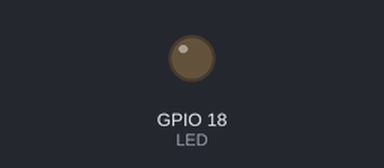
This sketch was run on a simulated ESP32. Shown: output pins drawn as LEDs (lit = HIGH).

Above: at 0.05 s.
At 4.0 s:
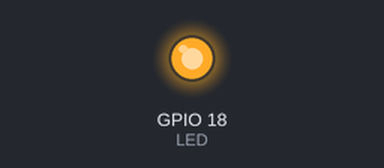
Timing chart, 0 to 5.2 s (numbered marks = the images above):
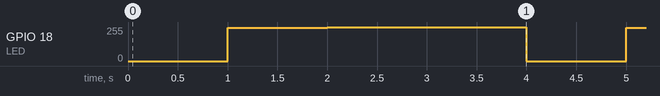

Measured:
- by itself, GPIO 18 (LED): repeats every 4.0 s: 255/255 2.0 s, 0/255 1.0 s, 249/255 1.0 s

The sketch:

06-Brillo-LEDs.ino
```cpp
#define LED 18

int brillo = 1023;
int canal = 0;
int frec = 1000;
int res = 10;

void setup() {
  //Asignamos un canal al pin del LED
  //Hay 16 canales, del 0 al 15
  ledcAttachPin(LED, canal);

  // Configuramos los canales
  // ledcSetup(canal, frecuencia, bits_de_resolucíon);
  // canales 0-15, 12 kHz, resolución 1-16 bits, frecuencia límite dependerá de la resolución
  ledcSetup(canal, frec, res);
}

void loop() {
  ledcWrite(canal, 0);
  delay(1000);
  ledcWrite(canal, 1000);
  delay(1000);
  ledcWrite(canal, 2000);
  delay(1000);
  ledcWrite(canal, brillo);
  delay(1000);
}
```
